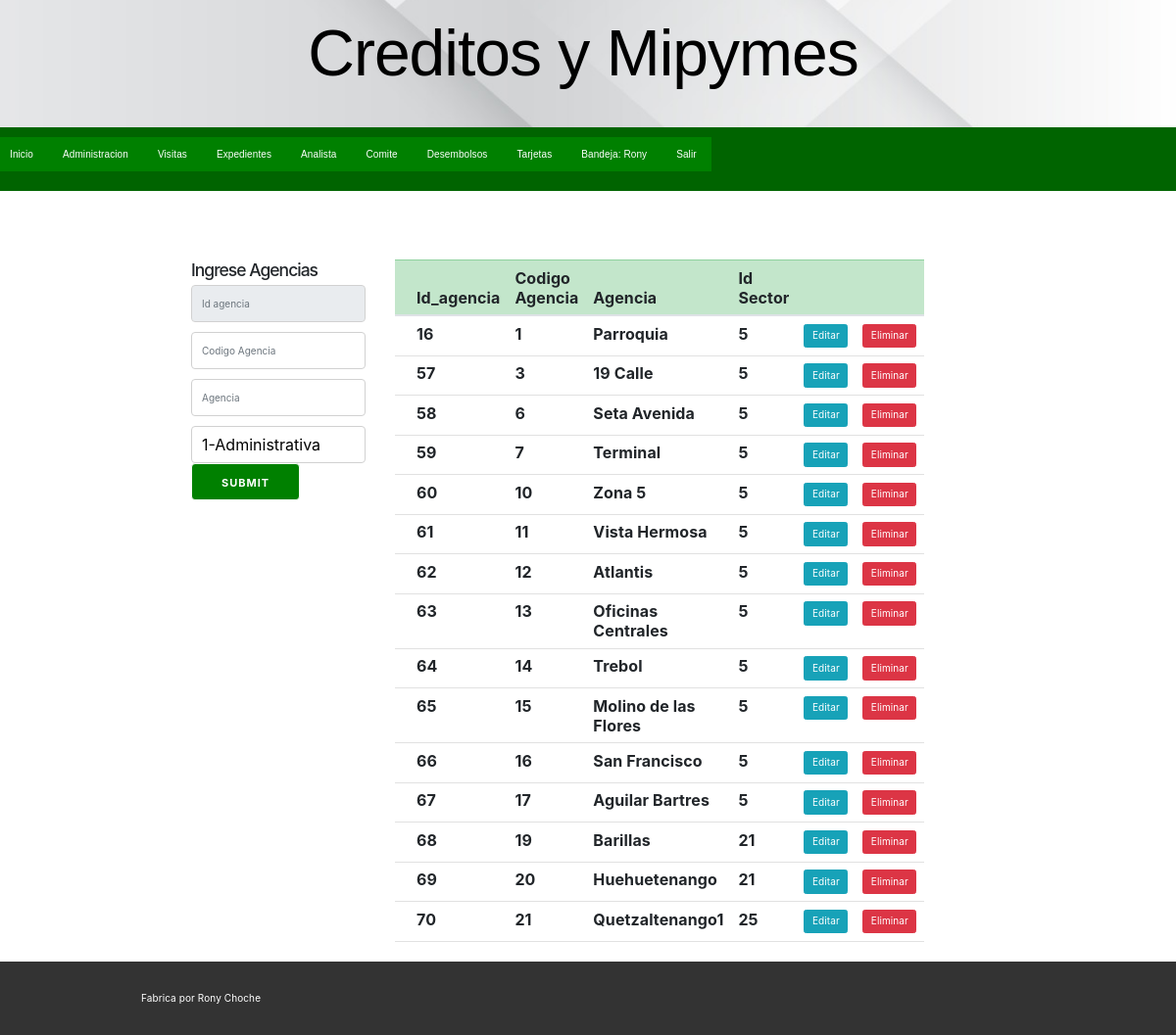
Page /agencias.php (signed in) on the committed database.
### tables this page shows
CREATE TABLE `agencia` (
  `id_agencia` int(11) NOT NULL,
  `cod_agencia` int(11) NOT NULL,
  `Agencia` varchar(50) NOT NULL,
  `id_sector` int(11) NOT NULL
);

### src/agencias.php (the view, shortened to what this page needs)
<?php require( 'init.php' ); ?>
<?php
    $con=$app_db;
    $sql="SELECT *  FROM agencia";
    $query=mysqli_query($con,$sql);
?>
<?php require( 'templates/header.php' ); ?>
<!DOCTYPE html>
<html lang="en">
    <head>
        <link href="assets/bootstrap.min.css" rel="stylesheet">
        <link href="assets/bootstrap.min.css" rel="stylesheet">
    </head>
    <body background= "">
            <div class="container mt-5">
                    <div class="row">
                        <div class="col-md-3">
                            <h3>Ingrese Agencias</h3>
                                <form action="insertaragencia.php" method="POST">
                                    <input type="text" class="form-control mb-3" name="id_agencia" placeholder="Id agencia"  disabled>
                                    <input type="text" class="form-control mb-3" name="cod_agencia" placeholder="Codigo Agencia" >
                                    <input type="text" class="form-control mb-3" name="agencia" placeholder="Agencia">
                                    <label><select  name="a">
                                      <?php
                                          $con=$app_db;
                                          $sql1="SELECT *  FROM sector";
                                          $query1=mysqli_query($con,$sql1);
                                      ?>
                                      <?php
                                        foreach ($query1 as $opciones) {?>
                                            <option  placeholder="Seleccione sector" value="<?php echo $opciones['id_sector']?>"><?php echo $opciones['id_sector'].'-'.$opciones['sector'] ?></option>
                                      <?php  }    ?>
        </label>
                                    <input type="submit" class="btn btn-primary">
                                </form>
                        </div>
                        <div class="col-md-8">
                            <table class="table" >
                                <thead class="table-success table-striped" >
                                    <tr>
                                        <th></th>
                                        <th>Id_agencia</th>
                                        <th>Codigo Agencia</th>
                                        <th>Agencia</th>
                                        <th>Id Sector</th>
                                        <th></th>
                                        <th></th>
                                    </tr>
                                </thead>
                                <tbody>
                                        <?php
                                            while($row=mysqli_fetch_array($query)){
                                        ?>
                                            <tr>
                                                <th></th>
                                                <th><?php  echo $row['id_agencia']?></th>
                                                <th><?php  echo $row['cod_agencia']?></th>
                                                <th><?php  echo $row['Agencia']?></th>
                                                <th><?php  echo $row['id_sector']?></th>
                                                <th><a href="actualizaragencia.php?id= <?php echo $row['id_agencia'] ?>"  class="btn btn-info">Editar</a></th>
                                                <th><a href="deleteagencia.php?id=<?php echo $row['id_agencia'] ?>" class="btn btn-danger">Eliminar</a></th>
                                            </tr>
                                        <?php
                                            }
                                        ?>
                                </tbody>
                            </table>
                        </div>
                    </div>
            </div>
    </body>
</html>
<?php require( 'templates/footer.php' );?>

### src/assets/style.css (style rules this page uses)
*, *:after, *:before { box-sizing: inherit; }
html { box-sizing: border-box; font-size: 62.5%; }
body { color: #000000; font-family: 'Roboto', 'Helvetica Neue', 'Helvetica', 'Arial', sans-serif; font-size: 1.6em; font-weight: 300; letter-spacing: .01em; line-height: 1.6; margin:0; }
.button, button, input[type='button'], input[type='reset'], input[type='submit'] { background-color: green; border: 0.1rem solid white; border-radius: .4rem; color: #fff; cursor: pointer; display: inline-block; font-size: 1.1rem; font-weight: 700; height: 3.8rem; letter-spacing: .1rem; line-height: 3.8rem; padding: 0 3.0rem; text-align: center; text-decoration: none; text-transform: uppercase; white-space: nowrap; }
input[type='email'], input[type='number'], input[type='password'], input[type='search'], input[type='tel'], input[type='text'], input[type='url'], textarea, select { -webkit-appearance: none; -moz-appearance: none; appearance: none; background-color: transparent; border: 0.1rem solid #d1d1d1; border-radius: .4rem; box-shadow: none; box-sizing: inherit; height: 3.8rem; padding: .6rem 1.0rem; width: 100%; }
label, legend { display: block; font-size: 1.6rem; font-weight: 700; margin-bottom: .5rem; }
.container { margin: 0 auto; max-width: 112.0rem; padding: 0 2.0rem; position: relative; width: 100%; }
.row { display: flex; flex-direction: column; padding: 0; width: 100%; }
@media (min-width: 40rem) { .row { flex-direction: row; margin-left: -1.0rem; width: calc(100% + 2.0rem); } }
a { color: #9b4dca; text-decoration: none; }
fieldset, input, select, textarea { margin-bottom: 1.5rem; }
blockquote, dl, figure, form, ol, p, pre, table, ul { margin-bottom: 2.5rem; }
table { border-spacing: 0; width: 100%; }
td, th { border-bottom: 0.1rem solid #e1e1e1; padding: 1.2rem 1.5rem; text-align: left; }
td:first-child, th:first-child { padding-left: 0; }
td:last-child, th:last-child { padding-right: 0; }
h1, h2, h3, h4, h5, h6 { font-weight: 300; letter-spacing: -.1rem; margin-bottom: 2.0rem; margin-top: 0; }
h3 { font-size: 2.8rem; line-height: 1.3; }

### src/templates/header.php (style rules this page uses)
* { padding: 0px; margin:0px; }

### rows in the picture
agencia: id_agencia "16", cod_agencia "1", Agencia "Parroquia", id_sector "5"
agencia: id_agencia "57", cod_agencia "3", Agencia "19 Calle", id_sector "5"
agencia: id_agencia "58", cod_agencia "6", Agencia "Seta Avenida", id_sector "5"
agencia: id_agencia "59", cod_agencia "7", Agencia "Terminal", id_sector "5"
agencia: id_agencia "60", cod_agencia "10", Agencia "Zona 5", id_sector "5"
agencia: id_agencia "61", cod_agencia "11", Agencia "Vista Hermosa", id_sector "5"
agencia: id_agencia "62", cod_agencia "12", Agencia "Atlantis", id_sector "5"
agencia: id_agencia "63", cod_agencia "13", Agencia "Oficinas Centrales", id_sector "5"
agencia: id_agencia "64", cod_agencia "14", Agencia "Trebol", id_sector "5"
agencia: id_agencia "65", cod_agencia "15", Agencia "Molino de las Flores", id_sector "5"
agencia: id_agencia "66", cod_agencia "16", Agencia "San Francisco", id_sector "5"
agencia: id_agencia "67", cod_agencia "17", Agencia "Aguilar Bartres", id_sector "5"
agencia: id_agencia "68", cod_agencia "19", Agencia "Barillas", id_sector "21"
agencia: id_agencia "69", cod_agencia "20", Agencia "Huehuetenango", id_sector "21"
agencia: id_agencia "70", cod_agencia "21", Agencia "Quetzaltenango1", id_sector "25"

### other values in the picture
$_SESSION	['username'] "Rony"
form field a "1-Administrativa"
